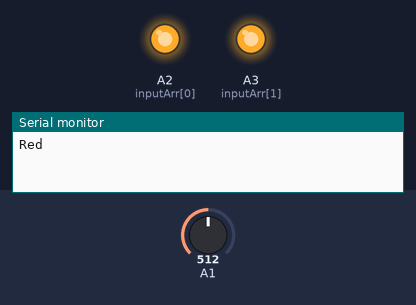
The sketch below on a simulated Arduino Uno, built with avr-gcc and run on an emulated ATmega328P. Parts: output pins drawn as LEDs (lit = HIGH), the last lines printed to the serial monitor. The inputs (shaded band) are chosen by the test bench; at power-on: A1 = 512.

Above: at 0.1 s.
At 0.8 s:
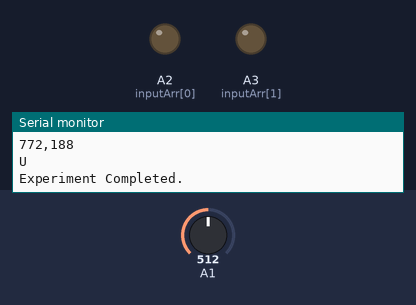
Timing chart, 0 to 2.3 s (numbered marks = the images above):
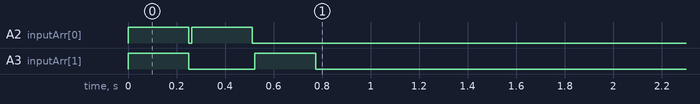

The sketch:

color_test.ino
```cpp
#include <MeMCore.h>
#define LDRWait 10
#define RGBWait 200

int inputArr[] = {A2, A3};

int red = 0;
int green = 0;
int blue = 0;

float colourArray[3] = {0};
float whiteArray[3] = {719, 675, 693};
float blackArray[3] = {87, 78, 0};
float greyDiff[3] = {632, 597, 693};

void setup(){
  char ledArr[4][6] = {"Red", "Green", "Blue"};
  int finalRGB[3] = {0};
  int currentReading;
  char colorResult;

  //setup the OUTPUT pins
  for (int i = 0; i <= 1; i++){
    pinMode(inputArr[i], OUTPUT);
  }

  Serial.begin(9600);

  for (int i = 1; i <= 3; i++){
    Serial.println(ledArr[i - 1]);

    set_color(i);
    delay(RGBWait);
    currentReading = (getAvgReading(5) - blackArray[i - 1])/(greyDiff[i - 1])*255;
    set_color(0);
    printColour(currentReading);
    delay(LDRWait);
 }

  colorResult = detectColor(finalRGB);
  Serial.println(colorResult);
  Serial.println("Experiment Completed.");
}

char detectColor(int RGB[]){
  char res;

  if ((RGB[0] >= 310) && (RGB[1] >= 340) && (RGB[2] >= 255)){
    res = 'W';
  }
  else if ((RGB[0] >= 315) && (RGB[1] >= 235) && (RGB[2] >= 170)){
    res = 'O';
  }
  else if((RGB[0] >= 305) && (RGB[1] >= 175) && (RGB[2] >= 120)){
    res = 'R';
  }
  else if ((RGB[0] >= 265) && (RGB[1] >= 210) && (RGB[2] >= 185)){
    res = 'P';
  }
   else if ((RGB[0] >= 240) && (RGB[1] >= 280) && (RGB[2] >= 220)){
    res = 'G';
  }
  else if ((RGB[0] >= 238) && (RGB[1] >= 260) && (RGB[2] >= 230)){
    res = 'B';
  }
  else{
    res = 'U';
  }
  return res;
}

void set_color(int i){
    if (i == 0){
      digitalWrite(A2, LOW);
      digitalWrite(A3, LOW);
    }
    if (i == 1){
      digitalWrite(A2, HIGH);
      digitalWrite(A3, HIGH);
    }
    if (i == 2){
      digitalWrite(A2, HIGH);
      digitalWrite(A3, LOW);
    }
    if(i == 3){
      digitalWrite(A2, LOW);
      digitalWrite(A3, HIGH);
    }
}


int getAvgReading(int times){
//find the average reading for the requested number of times of scanning LDR
  int reading;
  int total =0;
//take the reading as many times as requested and add them up
  for(int i = 0;i < times;i++){
     reading = analogRead(A1);
     total = reading + total;
     delay(LDRWait);
  }
//calculate the average and return it
  return total/times;
}

void printColour(int reading){       //prints the colour in the colourArray on the Serial Monitor
  Serial.print(millis());
  Serial.print(",");
  Serial.println(reading);
}

void loop(){
}
```
